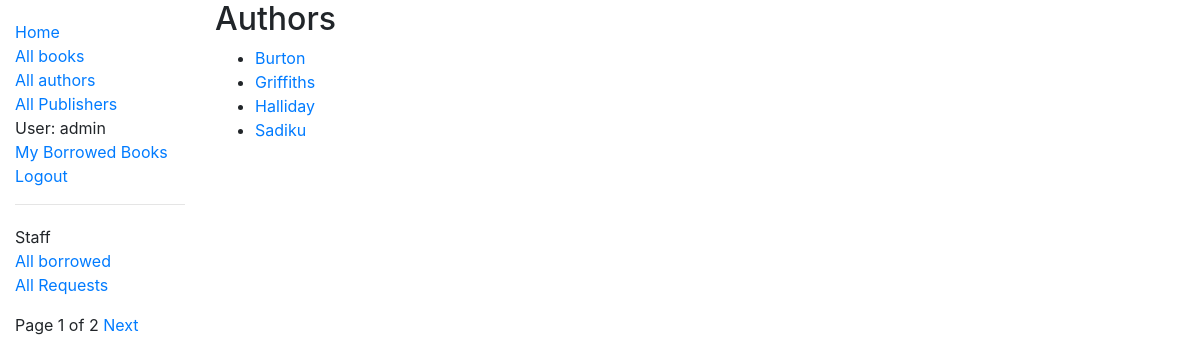
The app's page /catalog/authors/ (signed in) with its own data.
### catalog/models.py (models this page shows, shortened)
class Author(models.Model):
    first_name=models.CharField(max_length=100)
    last_name=models.CharField(max_length=100)
    thesis=models.TextField(max_length=200, null=True)
    last_accessed=models.DateTimeField(null=True)
    class Meta:
        ordering=['last_name','first_name']
    def get_absolute_url(self):
        return reverse('author-detail', args=[str(self.id)])

### catalog/views.py (the view)
# urls.py: path('authors/',views.AuthorListView.as_view(),name='authors'),
class AuthorListView(generic.ListView):
    model=Author
    paginate_by=4

### catalog/templates/catalog/author_list.html
{% extends "base_generic.html" %}
{% block content %}
    <h2>Authors</h2>
    <ul>
        {% for author in object_list %}
            <li><a href="{{author.get_absolute_url}}">{{author.last_name}}</a> </li>
        {% endfor %}
    </ul>
{% endblock %}

### catalog/templates/base_generic.html (shortened to what this page needs)
<!DOCTYPE html>
<html lang="en">
<head>
  <link rel="stylesheet" href="https://cdn.jsdelivr.net/npm/bootstrap@4.5.3/dist/css/bootstrap.min.css">
  {% load static %}
  <link rel="stylesheet" href="{% static 'css/styles.css' %}">
</head>
<body>
  <div class="container-fluid">
    <div class="row">
      <div class="col-sm-2">
      {% block sidebar %}
        <ul class="sidebar-nav">
          <li><a href="{% url 'index' %}">Home</a></li>
          <li><a href="{% url 'books' %}">All books</a></li>
          <li><a href="{% url 'authors' %}">All authors</a></li>
          <li><a href="{% url 'publishers' %}">All Publishers</a></li>
          {% if user.is_authenticated %}
            <li>User: {{user.get_username}}</li>
            <li><a href="{%url 'my-borrowed' %}">My Borrowed Books</a></li>
            <li><a href="{% url 'logout' %}?next={{request.path}}">Logout</a></li>
          {% else %}
            <li><a href="{% url 'login' %}?next={{request.path}}">Login</a></li>
            <li><a href="{% url 'register' %}">Register</a></li>
          {% endif %}
        </ul>
        {% if user.is_staff %}
        <hr />
        <ul class="sidebar-nav">
        <li>Staff</li>
        {% if perms.catalog.can_mark_returned %}
        <li><a href="{% url 'all-borrowed' %}">All borrowed</a></li>
          {% if perms.catalog.can_grant_decline_request %}
          <li><a href="{% url 'all-requests' %}">All Requests</a></li>
          {% endif %}
        {% endif %}
        </ul>
        {% endif %}
     {% endblock %}
     {% block pagination %}
     {% if is_paginated %}
         <div class="pagination">
             <span class="page-links">
             <span class="page-current">
                 Page {{page_obj.number}} of {{page_obj.paginator.num_pages}}</span>
                 {% if page_obj.has_next %}
                     <a href="{{request.path}}?page={{page_obj.next_page_number}}">Next</a>
                 {% endif %}
             </span>
         </div>
         {% endif %}
 {% endblock %}
      </div>
      <div class="col-sm-10 ">{% block content %}{% endblock %}</div>
    </div>
  </div>
</body>
</html>

### catalog/static/css/styles.css (style rules this page uses)
.sidebar-nav { margin-top: 20px; padding: 0; list-style: none; }

### records on screen
Author: last_name "Burton"
Author: last_name "Griffiths"
Author: last_name "Halliday"
Author: last_name "Sadiku"

### other values on screen
{{ user.get_username }} "admin"
{{ page_obj.number }} "1"
{{ page_obj.paginator.num_pages }} "2"
